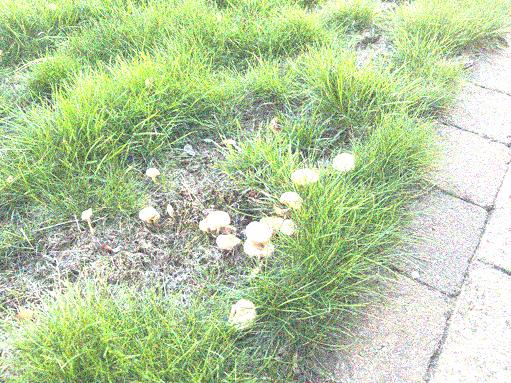
%> input picture img2.jpeg, 511 x 383 px
$ octave PreProcessing.m   (GNU Octave 9; MATLAB toolbox functions it lacks are replaced by stand-ins)
%> lines starting %> are read from the running program, lines starting %| are printed output that depends on the picture
%%%%% PRE-PROCESSING %%%%%

clear

% Import and show image
image = imread('img2.jpeg');
%> image is the input picture: size 383x511x3 uint8; mean R, G, B 182.1, 202.8, 159.6
figure
imshow(image);

% Convert to greyscale
greyscale = im2gray(image);
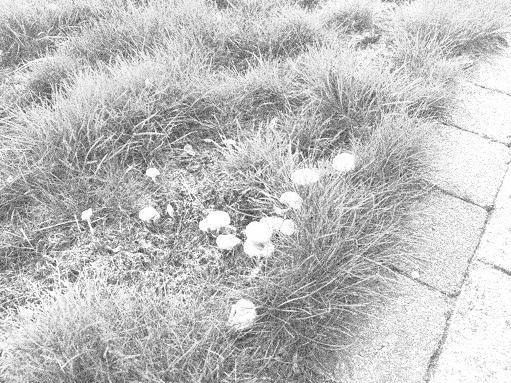
%> greyscale: size 383x511 uint8; min 35, max 255, mean 191.7
figure
imshow(greyscale);

% Crop the image to only include pixels relevant for our evaluation
cropped = imcrop(greyscale,[1 1 340 383]);
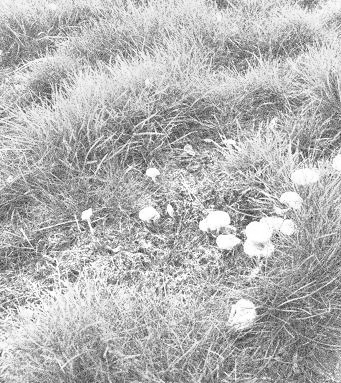
%> cropped: size 383x341 uint8; min 35, max 255, mean 181
figure
imshow(cropped);

% Remove Noise
filteredGauss = imgaussfilt(cropped);
figure
imshow(filteredGauss);

$ run again, with OptimalSegmentation.png saved as img2.jpeg
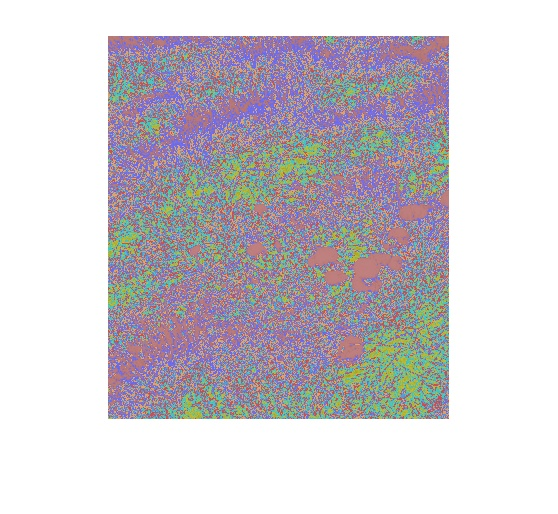
%> input picture OptimalSegmentation.png, 558 x 514 px
%> image is the input picture: size 514x558x3 uint8; mean R, G, B 206.6, 202.2, 208
%> `greyscale = im2gray(image);`:
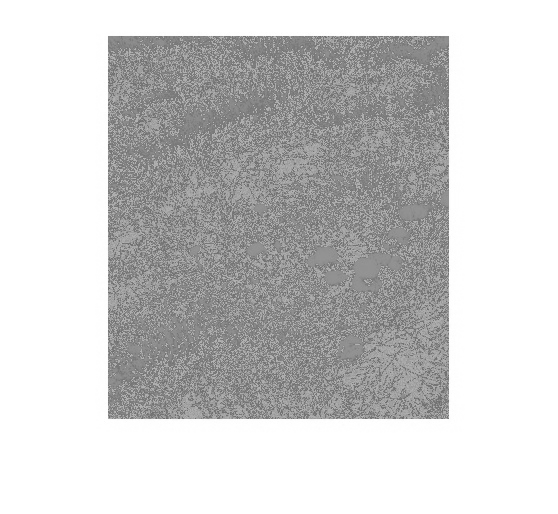
%> greyscale: size 514x558 uint8; min 105, max 255, mean 204.2
%> `cropped = imcrop(greyscale,[1 1 340 383]);`:
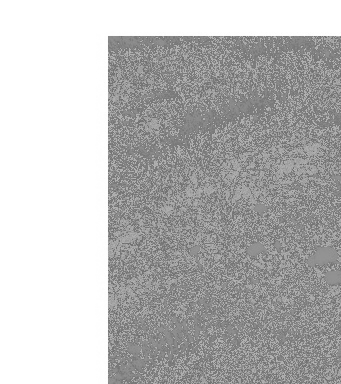
%> cropped: size 384x341 uint8; min 106, max 255, mean 185.5
